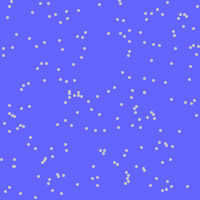
Frame 1 (no input)
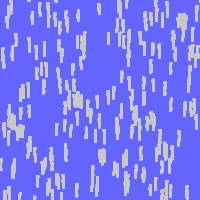
Frame 60 (the mouse pressed at the canvas centre just before this capture)
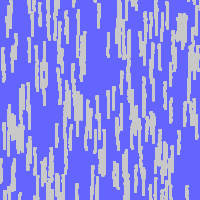
Frame 120 (the mouse held since frame 60 and released just before this capture)

The Processing sketch that drew these frames (run headless with seeded random() and noise(); from frame 60 on, the mouse is pressed at the canvas centre):

// Processing sketch: processing_130382
// ── processing_130382.pde

// merkle
// Neve
int pingos=200; 
float [] chuvax;
float [] chuvay;

void setup() {
  size(200, 200);
  strokeWeight(3);
  //  frameRate(10);
  stroke(150);
  chuvax = new float[pingos];
  chuvay = new float[pingos];
  for (int i=0; i<pingos; i++)
  {
    chuvax[i] = floor(random(width));
    chuvay[i] = floor(random(height));
  }
  background(100, 100, 255);
  stroke(200);
}

void draw() {


  for (int i=0; i<pingos; i++)
  {
    point(chuvax[i], chuvay[i]);
    chuvay[i]=chuvay[i]+random(-0.1, 0.5);
    chuvax[i]=chuvax[i]+random(-0.1, 0.1);
    if (chuvay[i]>height)
    {
      chuvax[i] = floor(random(width*1.5));
      chuvay[i] = 0;//floor(random(height));
    }
  }
}

void keyPressed()
{
  background(random(255), random(255), random(255));
}
